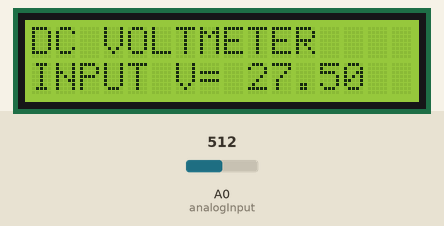
Simulated run of this sketch. Board: Arduino Uno, built with avr-gcc and run on an emulated ATmega328P. On the bench: 16×2 character LCD. The inputs (shaded band) are chosen by the test bench; at power-on: A0 (analogInput) = 512.

Above: at 1.2 s.
1.3 s: A0 (analogInput) set to 716
At 2.7 s:
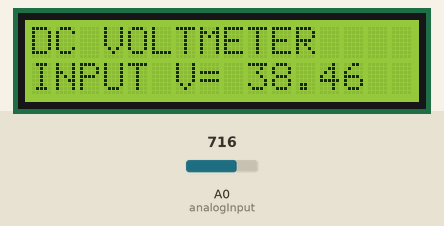
3.0 s: A0 (analogInput) set to 900
At 4.2 s:
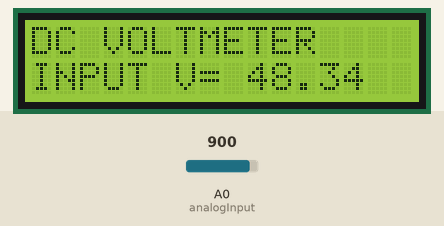
4.5 s: A0 (analogInput) set to 1023
At 5.8 s:
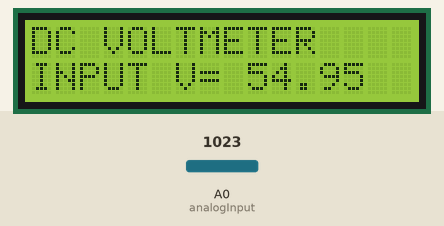
Timing chart, 0 to 7.5 s (numbered marks = the images above; inputs shaded):
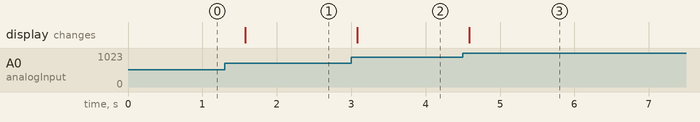

The sketch:

voltmeter.ino
```cpp
/*
  Lauren Crist
  Ford STEAM Project
  Date: 6/22/18
  Description: This code reads analog voltage from a sensor and displays it on an LCD screen, acting as a DC voltmeter.
*/

#include <LiquidCrystal.h>

LiquidCrystal lcd(7, 8, 9, 10, 11, 12);
int analogInput = 0;
float vout = 0.0;
float vin = 0.0;
float R1 = 100000.0; // Resistance of R1 (100K) - see text!
float R2 = 10000.0;  // Resistance of R2 (10K) - see text!
int value = 0;

void setup() {
  // Set up the analog input pin and initialize the LCD display
  pinMode(analogInput, INPUT);
  lcd.begin(16, 2);
  lcd.print("DC VOLTMETER");
}

void loop() {
  // Read the value at the analog input
  value = analogRead(analogInput);

  // Calculate the output voltage based on the analog value
  vout = (value * 5.0) / 1024.0; // Conversion from analog value to voltage

  // Calculate the input voltage using a voltage divider formula
  vin = vout / (R2 / (R1 + R2));

  // Check for low input voltage readings to avoid noise
  if (vin < 0.09) {
    vin = 0.0; // Set the input voltage to 0 if it's too low to be reliable
  }

  // Display the input voltage on the LCD
  lcd.setCursor(0, 1);
  lcd.print("INPUT V= ");
  lcd.print(vin, 2); // Display the voltage with 2 decimal places
  delay(500); // Delay for readability (0.5 seconds)
}
```

Measured:
- after the input at 1.3 s, the display: changes after 0.27 s (image 1)
- after the input at 3.0 s, the display: changes after 0.08 s (image 2)
- after the input at 4.5 s, the display: changes after 0.09 s (image 3)
